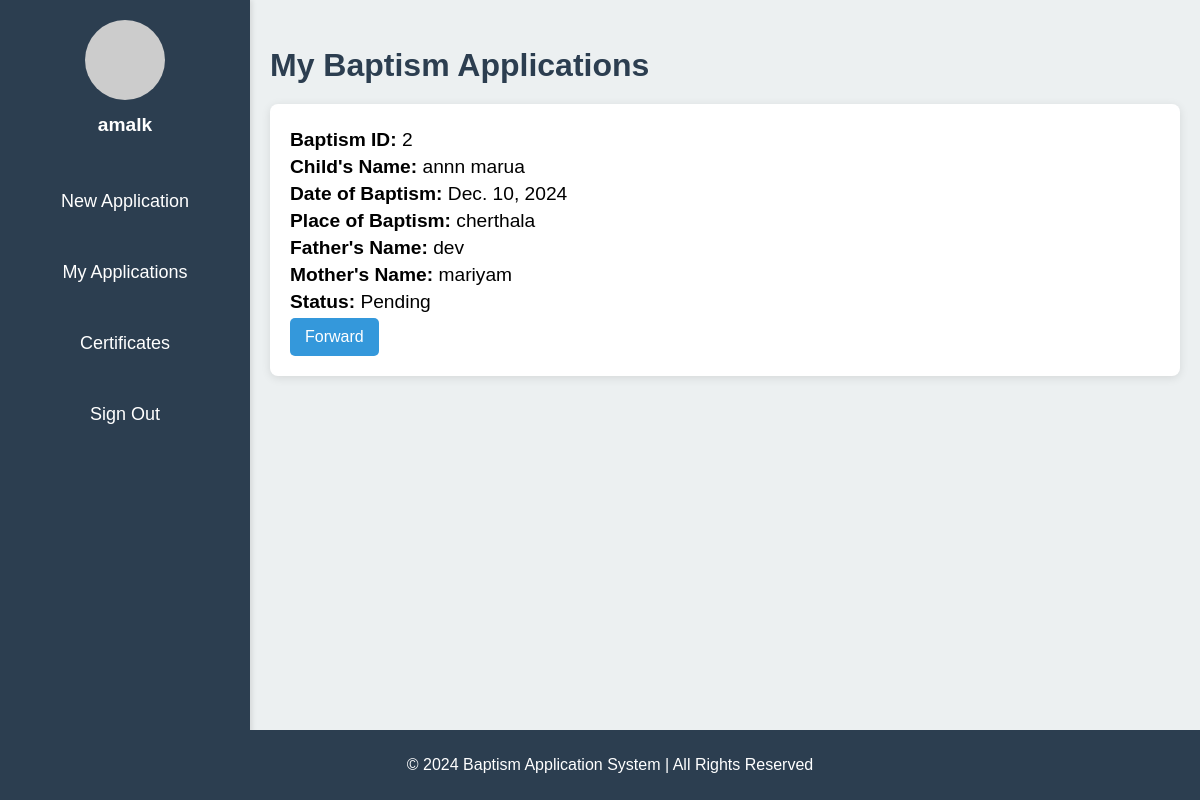
Screenshot of /baptism/dashboard/ (signed in) with the database file from the repository.
### baptism/models.py (models this page shows, shortened)
class Baptism(models.Model):
    basic_baptism_id = models.AutoField(primary_key=True)
    user_id = models.IntegerField(default=1)  # Ensure this is not nullable or defaulting to 1
    place_of_baptism = models.CharField(max_length=255)
    date_of_baptism = models.DateField()
    time_of_baptism = models.TimeField()
    child_name_first = models.CharField(max_length=255)
    child_name_second = models.CharField(max_length=255, blank=True, null=True)
    dob = models.DateField()
    mother_name = models.CharField(max_length=255)
    father_name = models.CharField(max_length=255)
    contact_no = models.CharField(max_length=15)
    email = models.EmailField()
    advanced_baptism_id = models.IntegerField(editable=False, null=True, blank=True)
    priest_id = models.IntegerField(default=1)
    created_time = models.DateTimeField(default=now)
    STATUS_CHOICES = [
        ('Pending', 'Pending'),
        ('Approved', 'Approved'),
        ('Rejected', 'Rejected'),
    ]
    status = models.CharField(max_length=10, choices=STATUS_CHOICES, default='Pending')

### baptism/views.py (the view)
# urls.py: path('dashboard/', views.dashboard, name='dashboard'),
@login_required
def dashboard(request):
    applications = Baptism.objects.filter(user_id=request.user.id)
    print(f"Current logged-in user: {request.user.username}")
    print(f"User's email: {request.user.email}")
    print(f"User's ID: {request.user.id}")
    return render(request, 'baptism/dashboard.html', {'applications': applications})

### baptism/templates/baptism/dashboard.html (shortened to what this page needs)
<!DOCTYPE html>
<html lang="en">
<head>
</head>
<body>
    <div class="sidebar">
        <div class="profile">
            <img src="https://via.placeholder.com/80" alt="User Profile Picture">
            <h3>{{ user.username }}</h3>
        </div>
        <ul>
            <li><a href="{% url 'add_baptism' %}">New Application</a></li>
            <li><a href="#">My Applications</a></li>
            <li><a href="#">Certificates</a></li>
            <li><a href="{% url 'logout' %}">Sign Out</a></li>
        </ul>
    </div>
    <div class="content">
        <h2>My Baptism Applications</h2>
        {% if applications %}
            {% for application in applications %}
                <div class="application-details">
                    <p><strong>Baptism ID:</strong> {{ application.basic_baptism_id }}</p>
                    <p><strong>Child's Name:</strong> {{ application.child_name_first }} {{ application.child_name_second }}</p>
                    <p><strong>Date of Baptism:</strong> {{ application.date_of_baptism }}</p>
                    <p><strong>Place of Baptism:</strong> {{ application.place_of_baptism }}</p>
                    <p><strong>Father's Name:</strong> {{ application.father_name }}</p>
                    <p><strong>Mother's Name:</strong> {{ application.mother_name }}</p>
                    <p><strong>Status:</strong> {{ application.status }}</p>
                    <form method="post" action="#" style="display:inline;">
                        <button type="submit" class="btn">Forward</button>
                    </form>
                </div>
            {% endfor %}
        {% else %}
            <p>No applications found. Please <a href="{% url 'add_baptism' %}">create one</a>.</p>
        {% endif %}
    </div>
    <div class="footer">
        <p>&copy; 2024 Baptism Application System | All Rights Reserved</p>
    </div>
</body>
</html>

### baptism/templates/baptism/dashboard.html (style rules this page uses)
body { font-family: Arial, sans-serif; background-color: #f4f4f4; margin: 0; padding: 0; display: flex; min-height: 100vh; }
.sidebar { width: 250px; background-color: #2c3e50; color: white; padding-top: 20px; position: fixed; height: 100%; box-shadow: 2px 0 5px rgba(0, 0, 0, 0.1); }
.sidebar .profile { text-align: center; margin-bottom: 30px; }
.sidebar .profile img { width: 80px; height: 80px; border-radius: 50%; margin-bottom: 10px; }
.sidebar .profile h3 { margin: 0; font-size: 1.2rem; }
.sidebar ul { list-style-type: none; padding: 0; }
.sidebar ul li { padding: 15px; text-align: center; }
.sidebar ul li a { color: white; text-decoration: none; font-size: 18px; display: block; padding: 10px 0; }
.content { margin-left: 250px; padding: 20px; width: 100%; background-color: #ecf0f1; }
.content h2 { font-size: 2rem; color: #2c3e50; margin-bottom: 20px; }
.content .application-details { background-color: #ffffff; padding: 20px; border-radius: 8px; box-shadow: 0 2px 10px rgba(0, 0, 0, 0.1); margin-bottom: 20px; transition: transform 0.3s ease; }
.content .application-details p { font-size: 1.2rem; margin: 5px 0; }
.content .btn { background-color: #3498db; color: white; border: none; padding: 10px 15px; text-align: center; cursor: pointer; border-radius: 5px; font-size: 1rem; }
.footer { text-align: center; padding: 10px; background-color: #2c3e50; color: white; position: fixed; width: 100%; bottom: 0; }

### rows the page displays
Baptism: basic_baptism_id "2", child_name_first "annn", child_name_second "marua", date_of_baptism "Dec. 10, 2024", place_of_baptism "cherthala", father_name "dev", mother_name "mariyam", status "Pending"

### other values shown
{{ user.username }} "amalk"
